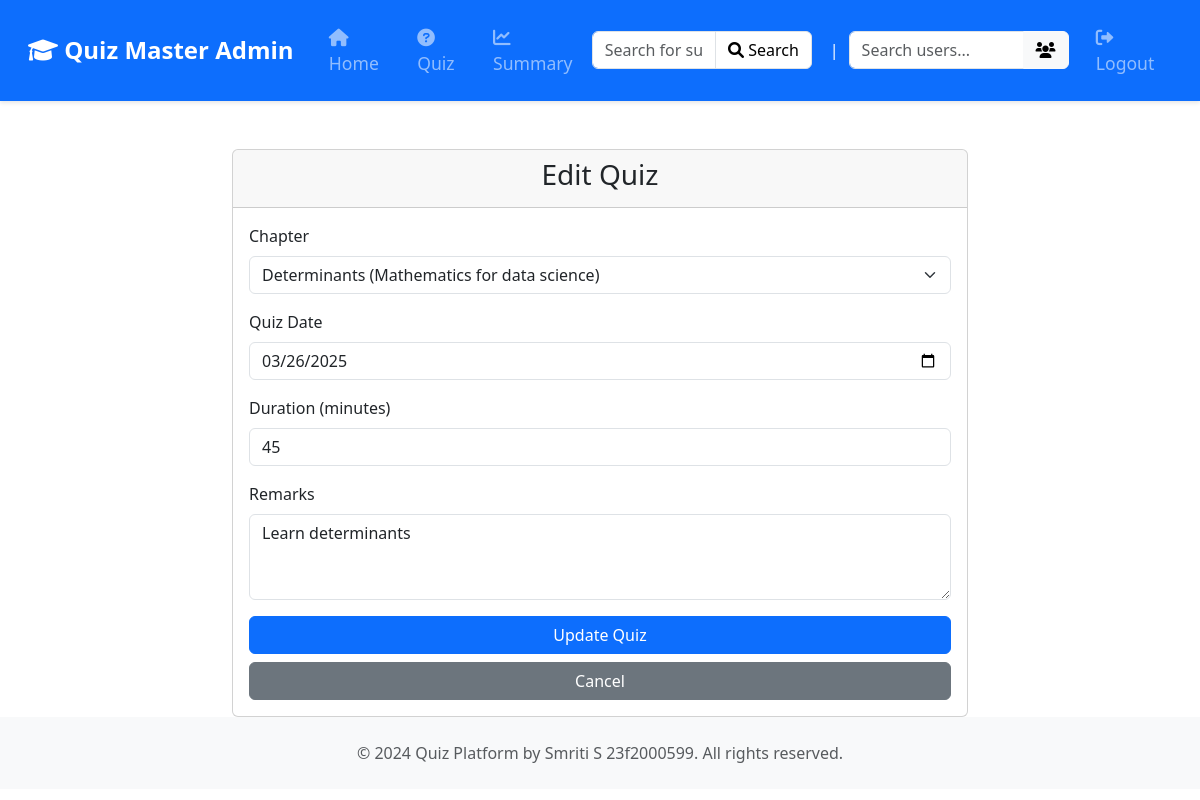
Screenshot of /edit_quiz/1 with the database file from the repository.
### database.py (models this page shows)
class Quiz(db.Model):
    id = db.Column(db.Integer, primary_key=True)
    chapter_id = db.Column(db.Integer, db.ForeignKey('chapter.id'), nullable=False)
    date_of_quiz =db.Column(db.Date)
    time_duration = db.Column(db.String(10))
    remarks= db.Column(db.Text)
    questions= db.relationship('Question', backref='quiz', cascade="all, delete-orphan", lazy=True)
    scores = db.relationship('Score', backref='quiz', lazy=True)

class Chapter(db.Model):
    id = db.Column(db.Integer, primary_key=True)
    name = db.Column(db.String(100), nullable=False)
    description = db.Column(db.Text, nullable=False)
    subject_id = db.Column(db.Integer, db.ForeignKey('subject.id'), nullable=False)
    questions = db.relationship('Quiz', backref='chapter', cascade="all, delete-orphan", lazy=True)

### apis.py (the view, shortened to what this page needs)
    @app.route('/edit_quiz/<int:quiz_id>', methods=['GET', 'POST'])
    def edit_quiz(quiz_id):
        quiz = Quiz.query.get_or_404(quiz_id)
        chapters = db.session.query(Chapter).join(Subject).all()
        return render_template('edit_quiz.html', quiz=quiz, chapters=chapters)

### templates/edit_quiz.html (shortened to what this page needs)
<!DOCTYPE html>
<html lang="en">
<head>
    <link href="https://cdn.jsdelivr.net/npm/bootstrap@5.3.0/dist/css/bootstrap.min.css" rel="stylesheet">
</head>
<body>
    {% include 'admin_navbar.html' %}
    <div class="container mt-5">
        <div class="row justify-content-center">
            <div class="col-md-8">
                <div class="card">
                    <div class="card-header">
                        <h3 class="text-center">Edit Quiz</h3>
                    </div>
                    <div class="card-body">
                        <form method="POST">
                            <div class="mb-3">
                                <label for="chapter_id" class="form-label">Chapter</label>
                                <select class="form-select" id="chapter_id" name="chapter_id" required>
                                    {% for chapter in chapters %}
                                    <option value="{{ chapter.id }}"
                                            {% if chapter.id == quiz.chapter_id %}selected{% endif %}>
                                        {{ chapter.name }} ({{ chapter.subject.name }})
                                    </option>
                                    {% endfor %}
                                </select>
                            </div>
                            <div class="mb-3">
                                <label for="date_of_quiz" class="form-label">Quiz Date</label>
                                <input type="date" class="form-control" id="date_of_quiz"
                                       name="date_of_quiz"
                                       value="{{ quiz.date_of_quiz.strftime('%Y-%m-%d') }}" required>
                            </div>
                            <div class="mb-3">
                                <label for="time_duration" class="form-label">Duration (minutes)</label>
                                <input type="number" class="form-control" id="time_duration"
                                       name="time_duration" value="{{ quiz.time_duration }}" required>
                            </div>
                            <div class="mb-3">
                                <label for="remarks" class="form-label">Remarks</label>
                                <textarea class="form-control" id="remarks" name="remarks"
                                          rows="3">{{ quiz.remarks or '' }}</textarea>
                            </div>
                            <div class="d-grid gap-2">
                                <button type="submit" class="btn btn-primary">Update Quiz</button>
                                <a href="{{ url_for('admin_quiz') }}"
                                   class="btn btn-secondary">Cancel</a>
                            </div>
                        </form>
                    </div>
                </div>
            </div>
        </div>
    </div>
    <footer class="bg-light py-4 mt-auto">
        <div class="container text-center">
            <p class="text-muted mb-0">© 2024 Quiz Platform by Smriti S 23f2000599. All rights reserved.</p>
        </div>
    </footer>
</body>
</html>

### rows the page displays
Quiz: chapter_id "Determinants (Mathematics for data science)", date_of_quiz "03/26/2025", time_duration "45", remarks "Learn determinants"
